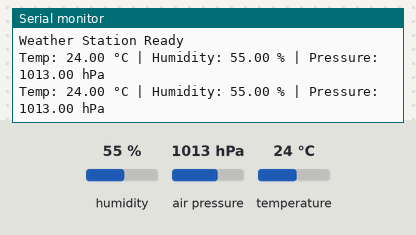
Recording of a sketch running on a simulated Arduino Uno, built with avr-gcc and run on an emulated ATmega328P. Parts: the last lines printed to the serial monitor. The inputs (shaded band) are chosen by the test bench; at power-on: humidity 55 %, air pressure 1013 hPa, temperature 24 °C.

Above: at 2.8 s.
2.9 s: humidity set to 22 %
At 4.4 s:
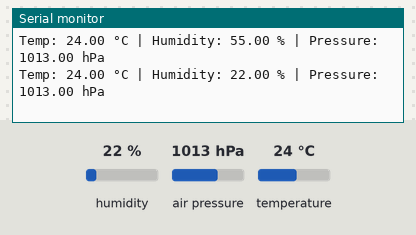
5.6 s: air pressure set to 952 hPa
At 7.4 s:
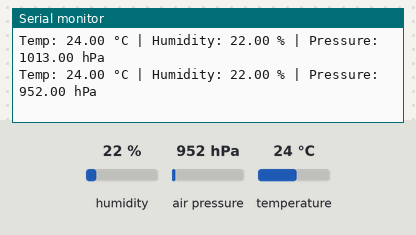
8.3 s: temperature set to 12 °C
At 10.8 s:
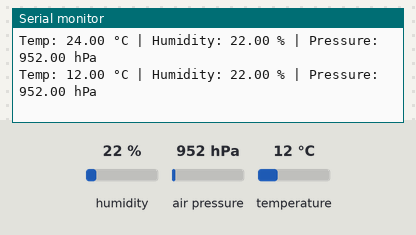
11.0 s: air pressure set to 975 hPa
At 12.7 s:
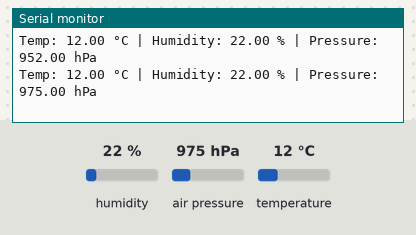
13.7 s: humidity set to 40 %
At 14.5 s:
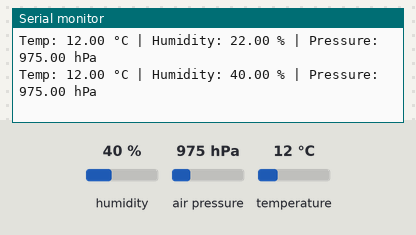
Timing chart, 0 to 16.7 s (numbered marks = the images above; inputs shaded):
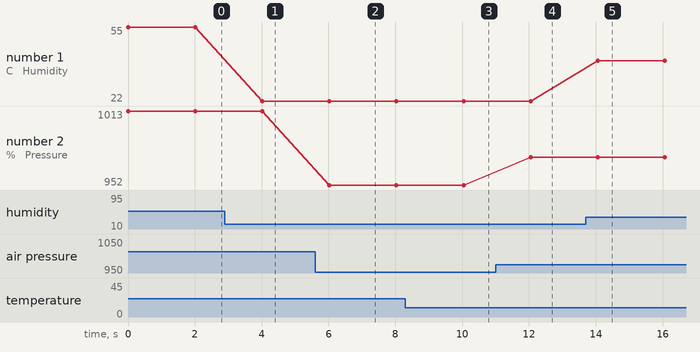

The sketch:

sketch.ino
```cpp
#include <DHT.h>
#include <Wire.h>
#include <Adafruit_BMP085.h>

#define DHTPIN 15
#define DHTTYPE DHT22

DHT dht(DHTPIN, DHTTYPE);
Adafruit_BMP085 bmp;

void setup() {
  Serial.begin(115200);
  dht.begin();

  if (!bmp.begin()) {
    Serial.println("BMP180 not found!");
    while(1);
  }

  Serial.println("Weather Station Ready");
}

void loop() {
  float temperature = dht.readTemperature();
  float humidity = dht.readHumidity();
  float pressure = bmp.readPressure() / 100.0F;

  if (isnan(temperature) || isnan(humidity)) {
    Serial.println("DHT22 read error!");
    return;
  }

  Serial.print("Temp: "); Serial.print(temperature); Serial.print(" °C | ");
  Serial.print("Humidity: "); Serial.print(humidity);    Serial.print(" % | ");
  Serial.print("Pressure: "); Serial.print(pressure);    Serial.println(" hPa");

  delay(2000);
}
```

Measured:
- after the input at 2.9 s, the serial monitor: prints a new line after 1.1 s (image 1)
- after the input at 5.6 s, the serial monitor: prints a new line after 0.43 s (image 2)
- after the input at 8.3 s, the serial monitor: prints a new line after 1.7 s (image 3)
- after the input at 11.0 s, the serial monitor: prints a new line after 1.0 s (image 4)
- after the input at 13.7 s, the serial monitor: prints a new line after 0.36 s (image 5)
- plotted number 1: 55 → 22 after the input at 2.9 s, 22 → 40 after the input at 13.7 s
- plotted number 2: 1013 → 952 after the input at 5.6 s, 952 → 975 after the input at 11.0 s
